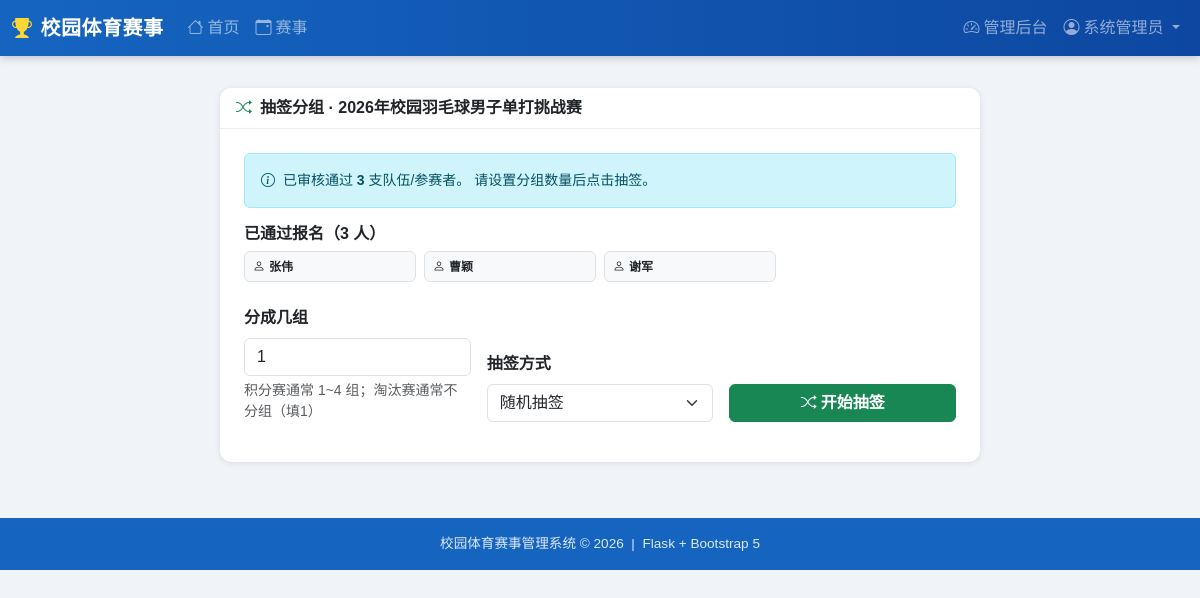
Screenshot of /schedule/2/draw (signed in) with the database file from the repository.
### app/models.py (models this page shows, shortened)
class User(UserMixin, db.Model):
    __tablename__ = 'users'
    id          = db.Column(db.Integer, primary_key=True)
    username    = db.Column(db.String(64), unique=True, nullable=False)
    email       = db.Column(db.String(120), unique=True, nullable=False)
    password_hash = db.Column(db.String(256), nullable=False)
    real_name   = db.Column(db.String(64))
    student_id  = db.Column(db.String(32))          # 学号/工号
    class_name  = db.Column(db.String(64))           # 班级/部门
    phone       = db.Column(db.String(20))
    role        = db.Column(db.String(20), default='student')
    avatar      = db.Column(db.String(200), default='')
    created_at  = db.Column(db.DateTime, default=datetime.utcnow)
    is_active_user = db.Column(db.Boolean, default=True)
    registrations = db.relationship('Registration', backref='user', lazy='dynamic')
    @property
    def is_teacher(self):
        return self.role in ('admin', 'teacher')

class Competition(db.Model):
    __tablename__ = 'competitions'
    id           = db.Column(db.Integer, primary_key=True)
    name         = db.Column(db.String(128), nullable=False)
    sport_type   = db.Column(db.String(64))          # 篮球/足球/田径/…
    comp_type    = db.Column(db.String(20), default='individual')
    format       = db.Column(db.String(20), default='round_robin')
    description  = db.Column(db.Text)
    rules        = db.Column(db.Text)
    venue        = db.Column(db.String(128))
    max_teams    = db.Column(db.Integer, default=16)
    team_size    = db.Column(db.Integer, default=1)  # 团体赛每队人数
    win_points   = db.Column(db.Integer, default=3)
    draw_points  = db.Column(db.Integer, default=1)
    loss_points  = db.Column(db.Integer, default=0)
    top_advance  = db.Column(db.Integer, default=8)
    status       = db.Column(db.String(20), default='draft')
    reg_start    = db.Column(db.DateTime)
    reg_end      = db.Column(db.DateTime)
    start_date   = db.Column(db.DateTime)
    end_date     = db.Column(db.DateTime)
    created_by   = db.Column(db.Integer, db.ForeignKey('users.id'))
    created_at   = db.Column(db.DateTime, default=datetime.utcnow)
    creator       = db.relationship('User', foreign_keys=[created_by])
    registrations = db.relationship('Registration', backref='competition', lazy='dynamic',
                                    cascade='all, delete-orphan')
    groups        = db.relationship('Group', backref='competition', lazy='dynamic',
                                    cascade='all, delete-orphan')
    matches       = db.relationship('Match', backref='competition', lazy='dynamic',
                                    cascade='all, delete-orphan')

class Registration(db.Model):
    __tablename__ = 'registrations'
    id            = db.Column(db.Integer, primary_key=True)
    competition_id= db.Column(db.Integer, db.ForeignKey('competitions.id'), nullable=False)
    user_id       = db.Column(db.Integer, db.ForeignKey('users.id'), nullable=False)
    team_name     = db.Column(db.String(64))         # 团体赛队名
    team_members  = db.Column(db.Text)
    status        = db.Column(db.String(20), default='pending')
    note          = db.Column(db.Text)
    created_at    = db.Column(db.DateTime, default=datetime.utcnow)

### app/blueprints/schedule.py (the view, shortened to what this page needs)
@schedule_bp.route('/<int:cid>/draw', methods=['GET', 'POST'])
@teacher_req
def draw(cid):
    comp = Competition.query.get_or_404(cid)
    approved = Registration.query.filter_by(
        competition_id=cid, status='approved'
    ).all()
    return render_template('schedule/draw.html', comp=comp, approved=approved)

### app/__init__.py (called while the page is built)
@login_manager.user_loader
def load_user(user_id):
    return User.query.get(int(user_id))

### app/blueprints/schedule.py (called while the page is built)
def teacher_req(f):
    from functools import wraps
    @wraps(f)
    def wrapped(*args, **kwargs):
        if not current_user.is_authenticated or not current_user.is_teacher:
            abort(403)
        return f(*args, **kwargs)
    return login_required(wrapped)

### app/templates/schedule/draw.html (shortened to what this page needs)
{% extends "base.html" %}
{% block content %}
<div class="row justify-content-center">
  <div class="col-lg-8">
    <div class="card">
      <div class="card-header fw-bold">
        <i class="bi bi-shuffle me-2 text-success"></i>抽签分组 · {{ comp.name }}
      </div>
      <div class="card-body p-4">
        <div class="alert alert-info small">
          <i class="bi bi-info-circle me-1"></i>
          已审核通过 <strong>{{ approved|length }}</strong> 支队伍/参赛者。
          请设置分组数量后点击抽签。
        </div>
        {% if approved %}
        <h6 class="fw-semibold mb-2">已通过报名（{{ approved|length }} 人）</h6>
        <div class="row g-2 mb-4">
          {% for r in approved %}
          <div class="col-6 col-md-4 col-lg-3">
            <span class="badge bg-light text-dark border w-100 text-start p-2">
              <i class="bi bi-person me-1"></i>{{ r.team_name or r.user.real_name or r.user.username }}
            </span>
          </div>
          {% endfor %}
        </div>
        <form method="post">
          <div class="row g-3 align-items-end mb-3">
            <div class="col-md-4">
              <label class="form-label fw-semibold">分成几组</label>
              <input type="number" name="num_groups" class="form-control"
                     min="1" max="{{ approved|length }}" value="{% if approved|length <= 8 %}1{% else %}2{% endif %}">
              <div class="form-text">
                积分赛通常 1~4 组；淘汰赛通常不分组（填1）
              </div>
            </div>
            <div class="col-md-4">
              <label class="form-label fw-semibold">抽签方式</label>
              <select name="action" class="form-select">
                <option value="random">随机抽签</option>
              </select>
            </div>
            <div class="col-md-4">
              <button type="submit" class="btn btn-success w-100 fw-bold">
                <i class="bi bi-shuffle me-1"></i>开始抽签
              </button>
            </div>
          </div>
        </form>
        {% endif %}
      </div>
    </div>
  </div>
</div>
{% endblock %}

### app/templates/base.html (shortened to what this page needs)
<!DOCTYPE html>
<html lang="zh-CN">
<head>
  <link href="https://cdn.bootcdn.net/ajax/libs/bootstrap/5.3.2/css/bootstrap.min.css" rel="stylesheet">
  <link href="https://cdn.bootcdn.net/ajax/libs/bootstrap-icons/1.11.3/font/bootstrap-icons.min.css" rel="stylesheet">
</head>
<body>
<nav class="navbar navbar-dark navbar-expand-lg">
  <div class="container-fluid">
    <a class="navbar-brand" href="{{ url_for('main.index') }}">
      <i class="bi bi-trophy-fill me-2" style="color:#fdd835"></i>校园体育赛事
    </a>
    <div class="collapse navbar-collapse" id="navMenu">
      <ul class="navbar-nav me-auto">
        <li class="nav-item"><a class="nav-link" href="{{ url_for('main.index') }}"><i class="bi bi-house me-1"></i>首页</a></li>
        <li class="nav-item"><a class="nav-link" href="{{ url_for('competition.list_comps') }}"><i class="bi bi-calendar-event me-1"></i>赛事</a></li>
      </ul>
      <ul class="navbar-nav">
        {% if current_user.is_authenticated %}
          {% if current_user.is_teacher %}
          <li class="nav-item">
            <a class="nav-link" href="{{ url_for('admin.dashboard') }}"><i class="bi bi-speedometer2 me-1"></i>管理后台</a>
          </li>
          {% endif %}
          <li class="nav-item dropdown">
            <a class="nav-link dropdown-toggle" href="#" data-bs-toggle="dropdown">
              <i class="bi bi-person-circle me-1"></i>{{ current_user.real_name or current_user.username }}
            </a>
          </li>
        {% else %}
          <li class="nav-item"><a class="nav-link" href="{{ url_for('auth.login') }}"><i class="bi bi-box-arrow-in-right me-1"></i>登录</a></li>
          <li class="nav-item"><a class="nav-link" href="{{ url_for('auth.register') }}"><i class="bi bi-person-plus me-1"></i>注册</a></li>
        {% endif %}
      </ul>
    </div>
  </div>
</nav>
<div class="container-fluid px-3 pt-2">
</div>
<div class="d-flex">
  <div class="main-content">
    {% block content %}{% endblock %}
  </div>
</div>
<footer class="text-center">
  <div class="container">校园体育赛事管理系统 &copy; {{ now.year }} &nbsp;|&nbsp; Flask + Bootstrap 5</div>
</footer>
</body>
</html>

### app/templates/base.html (style rules this page uses)
:root { --primary: #1565c0; --accent: #f57c00; --sidebar-width: 220px; }
body { background: #f0f4f8; font-family: 'Microsoft YaHei', sans-serif; }
.navbar-brand { font-weight: 700; font-size: 1.25rem; letter-spacing:.5px; }
.navbar { background: linear-gradient(90deg, #1565c0 0%, #0d47a1 100%); box-shadow:0 2px 8px rgba(0,0,0,.2); }
.main-content { flex: 1; padding: 1.5rem; min-width: 0; }
.card { border: none; box-shadow: 0 1px 6px rgba(0,0,0,.1); border-radius: 12px; }
.card-header { background: #fff; border-bottom: 1px solid #e8edf2; font-weight:600; border-radius:12px 12px 0 0 !important; }
footer { background:#1565c0; color:rgba(255,255,255,.85); padding:1rem 0; margin-top:2rem; font-size:.85rem; }

### rows the page displays
User: real_name "系统管理员"
Competition: name "2026年校园羽毛球男子单打挑战赛"
Registration: team_name "张伟"
Registration: team_name.real_name "曹颖"
Registration: team_name.real_name "谢军"

### other values shown
{{ approved|length }} "3"
